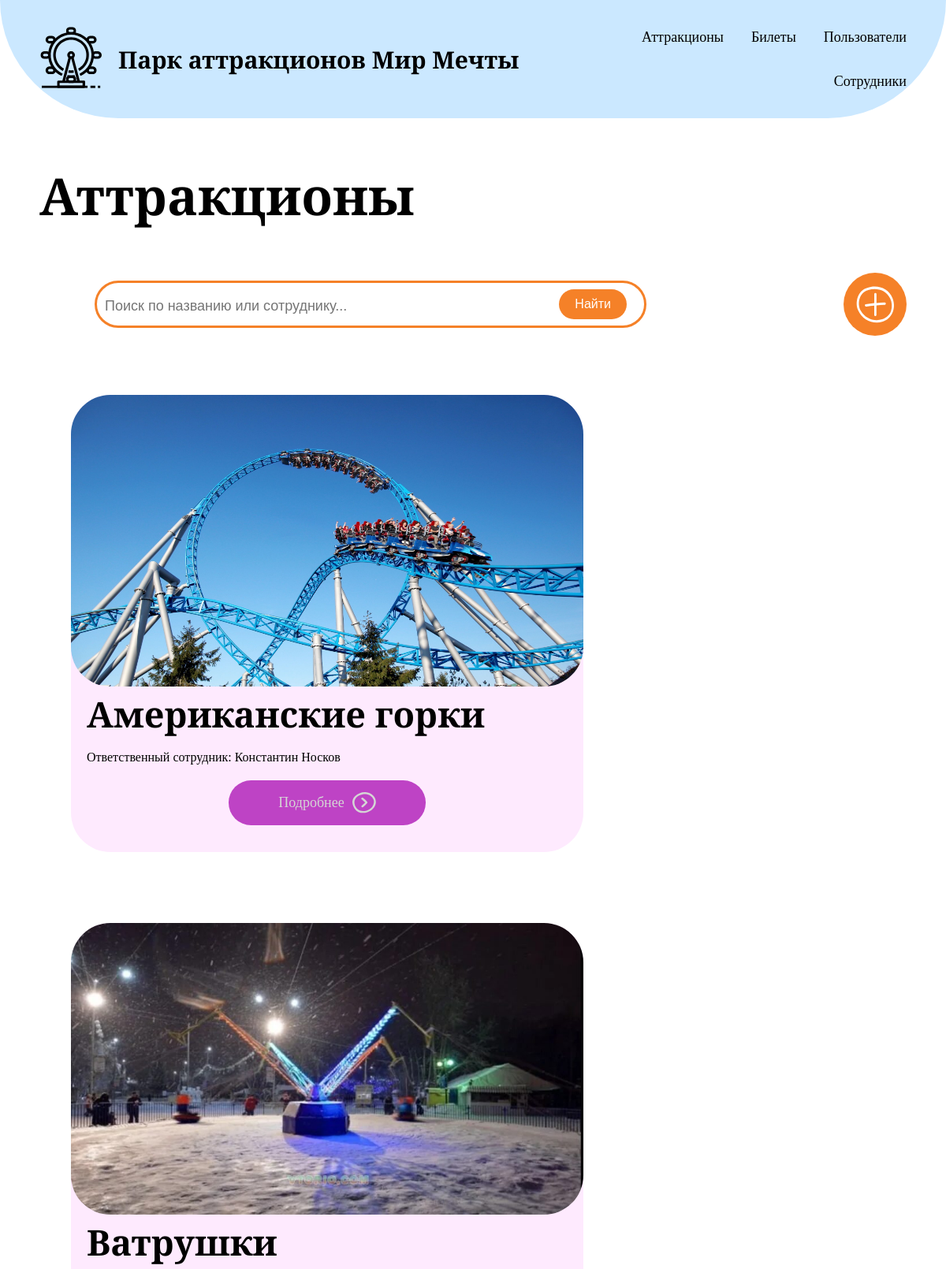
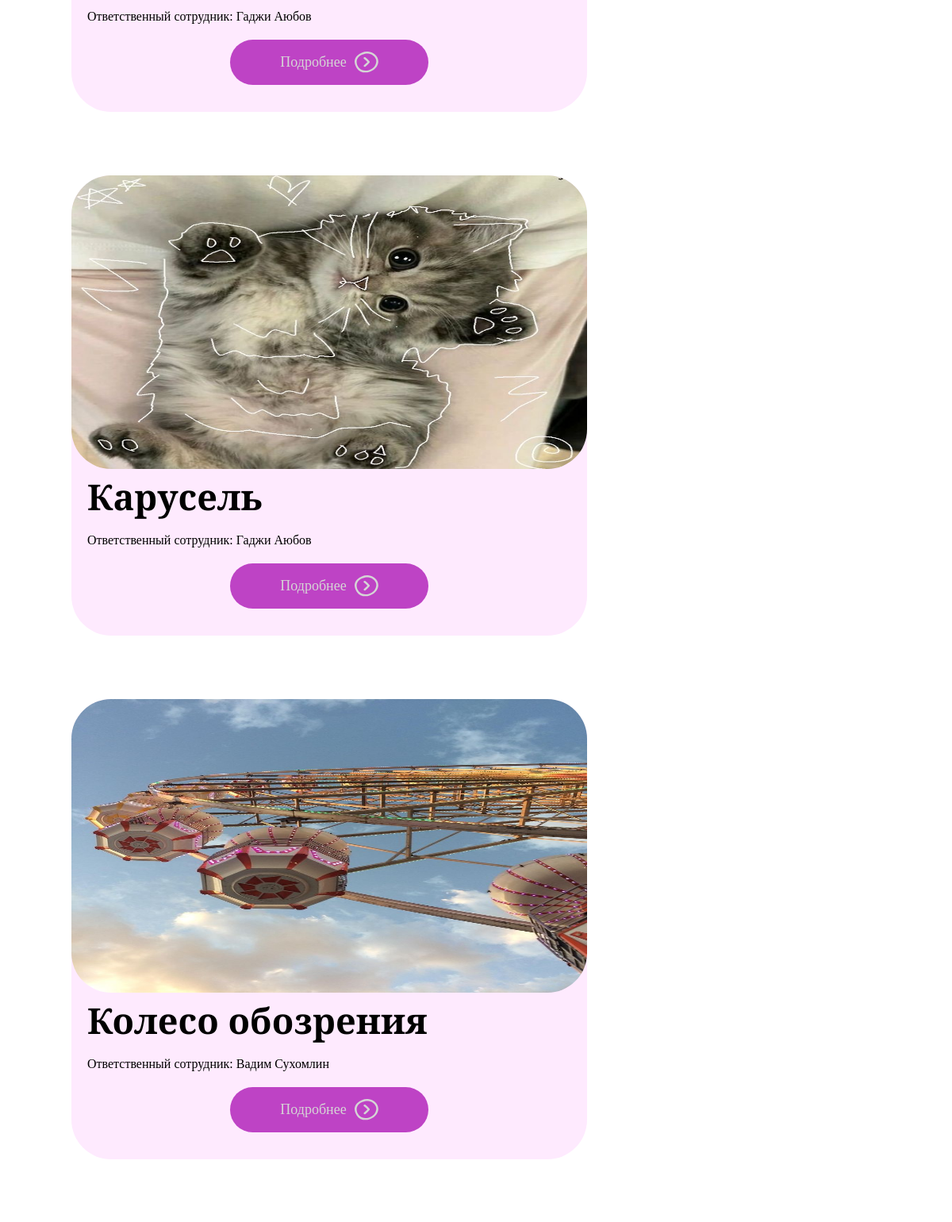
The page / (upper part) on the database its author committed (2 pictures, top to bottom).
### first_app/models.py (models this page shows, shortened)
class Attractions(models.Model):
    CAPACITY_CHOICES = [
        (10, '10 человек'),
        (15, '15 человек'),
        (20, '20 человек')
    ]
    DURATION_CHOICES = [
        (3, '3 минуты'),
        (6, '6 минут'),
        (10, '10 минут'),
        (8, '8 минут'),
        (15, '15 минут')
    ]
    name = models.CharField('Название', max_length=100, unique=True)
    min_height = models.IntegerField('Минимальный рост (см)', null=True)
    max_height = models.IntegerField('Максимальный рост (см)', null=True)
    min_age = models.IntegerField('Минимальный возраст', null=True)
    activity_status = models.BooleanField('Статус активности', default=True)
    sourceity = models.IntegerField('Вместимость (чел)', choices=CAPACITY_CHOICES)
    duration_minutes = models.IntegerField('Продолжительность (мин)', null=True)
    staff = models.ForeignKey(Staff, on_delete=models.SET_NULL, null=True, blank=True, verbose_name='Ответственный сотрудник')
    main_image = models.ImageField('Главное изображение', upload_to='attraction_images/', null=True, blank=True)
    class Meta:
        verbose_name = "Аттракцион"
        verbose_name_plural = "Аттракционы"
        ordering = ["name"]

class Staff(models.Model):
    POSITION_CHOICES = [
        ('operator', 'Оператор'),
        ('administrator', 'Администратор'),
    ]
    name = models.CharField('Имя', max_length=50)
    surname = models.CharField('Фамилия', max_length=50)
    position = models.CharField('Должность', max_length=50, choices=POSITION_CHOICES)
    phone_number = models.CharField('Номер телефона', max_length=20)
    passport = models.CharField('Паспорт', max_length=13, unique=True)
    photo = models.ImageField('Фотография сотрудника', upload_to='staff_photos/', null=True, blank=True)
    class Meta:
        verbose_name = "Сотрудник"
        verbose_name_plural = "Сотрудники"
        ordering = ["surname", "name"]
        indexes = [
            models.Index(fields=["position"])
        ]

### first_app/views.py (the view, shortened to what this page needs)
# urls.py: path('', attractions, name='attractions'),
def attractions(request):
    query = request.GET.get('query', '').strip()
    all_attractions = Attractions.objects.select_related('staff').all()
    recent_searches = get_recent_searches(request, 'attractions')
    return render(request, 'attractions.html', {
        'attractions_list': all_attractions,
        'search_query': query,
        'recent_searches': recent_searches
    })

### first_app/views.py (called while the page is built)
def get_recent_searches(request, search_type, limit=5):
    search_history = request.session.get('search_history', {})
    return search_history.get(search_type, [])[:limit]

### first_app/templates/attractions.html (shortened to what this page needs)
{% extends "base.html" %}
{% load static %}
{%block main%}
<div class="container">
    <section class="page-search">
        <h1 class="page-title">Аттракционы</h1>
        <form class="search" action="{% url 'attractions' %}" method="get" id="search-form">
            <div class="search-container">
                <div class="search-input-wrapper">
                    <input class="search-input" type="text" name="query" value="{{ search_query }}" placeholder="Поиск по названию или сотруднику..." autocomplete="off"
                           id="search-input"
                           onfocus="document.getElementById('search-history').style.display='block'">
                </div>
                <button type="submit" class="search-button">Найти</button>
            </div>
            <img src="{% static 'images/add.svg' %}" alt="добавить" class="add">
        </form>
    </section>
    <section class="attractions-menu">
        {% for attraction in attractions_list %}
        <div class="block">
            <div class="block-img">
                {% if attraction.main_image %}
                <img src="{{ attraction.main_image.url }}" alt="{{ attraction.name }}" class="img-one">
                {% else %}
                <img src="{% static 'images/img-one.jpg' %}" alt="placeholder" class="img-one">
                {% endif %}
            </div>
            <h3 class="name-attraction">{{ attraction.name }}</h3>
            <div class="staff">
                <p class="staff-text">Ответственный сотрудник:
                    {% if attraction.staff %}
                    {{ attraction.staff.name }} {{ attraction.staff.surname }}
                    {% else %}
                    Не назначен
                    {% endif %}
                </p>
            </div>
            <a href="{% url 'attraction_detail' pk=attraction.pk %}" class="red">
                <div class="red-button">
                    <p class="red-text">Подробнее</p>
                    <img src="{% static 'images/red-img.svg' %}" alt="next" class="red-img">
                </div>
            </a>
        </div>
        {% endfor %}
    </section>
</div>
{%endblock%}

### first_app/static/css/style.css (style rules this page uses)
* { box-sizing: border-box; }
.container { max-width: 95%; margin: 0 auto; padding: 0 20px; }
a { font-family: "Cormorant Infant", serif; text-decoration: none; color: #000; font-weight: 400; font-size: clamp(1rem, 1.5vw, 1.5rem); transition: color 0.3s ease; white-space: nowrap; }
html, body { font-family: "Cormorant Infant", serif; margin: 0; padding: 0; }
body { display: flex; flex-direction: column; min-height: 100vh; }
.page-title { font-size: 65px; }
.search { display: flex; justify-content: space-between; align-items: center; margin-bottom: 30px; }
.search-container { position: relative; display: inline-block; width: 750px; transition: all 0.5s; }
.page-search { margin-bottom: 35px; }
.search-input { color: #F58128; margin: 0 10px 0 70px; padding: 10px 100px 10px 15px; height: 60px; width: 700px; font-size: 25px; border-radius: 50px; border: 3px solid #F58128; outline: none; padding-left: 10px; caret-color: #F58128; box-sizing: border-box; white-space: nowrap; overflow: hidden; text-overflow: ellipsis; }
.search-button { position: absolute; right: 5px; top: 50%; transform: translateY(-50%); background-color: #F58128; color: white; border: none; padding: 10px 20px; border-radius: 50px; cursor: pointer; font-size: 16px; z-index: 2; }
.add { height: 80px; width: 80px; }
.block { background-color: #FEEAFE; width: 650px; height: 580px; border-radius: 50px; padding-bottom: 20px; margin: 40px 0 40px 0; }
.img-one { width: 650px; border-radius: 50px; height:370px; }
.name-attraction { font-size: 45px; margin: 0 0 0 20px; }
.red-button { display: flex; margin: 20px auto 0 auto; gap: 10px; background-color: #BE43C5; border-radius: 50px; justify-content: center; color: #d5d5d5; width: 250px; }
.staff { margin: 0 0 0 20px; }
.attractions-menu { display: grid; grid-template-columns: repeat(auto-fill, 670px); grid-template-rows: repeat(auto-fill, 670px); gap: 0 20px; padding-left: 30px; margin: 0 auto; justify-items: center; max-width: 1400px; }
::placeholder { font-size: 18px; }
.search-input-wrapper { position: relative; display: inline-block; width: 85%; }

### rows shown on the page
Attractions: main_image (picture), name "Американские горки", staff.name "Константин", staff.surname "Носков"
Attractions: main_image (picture), name "Ватрушки", staff.name "Гаджи", staff.surname "Аюбов"
Attractions: name "Карусель", staff.name "Гаджи", staff.surname "Аюбов"
Attractions: main_image (picture), name "Колесо обозрения", staff.name "Вадим", staff.surname "Сухомлин"
